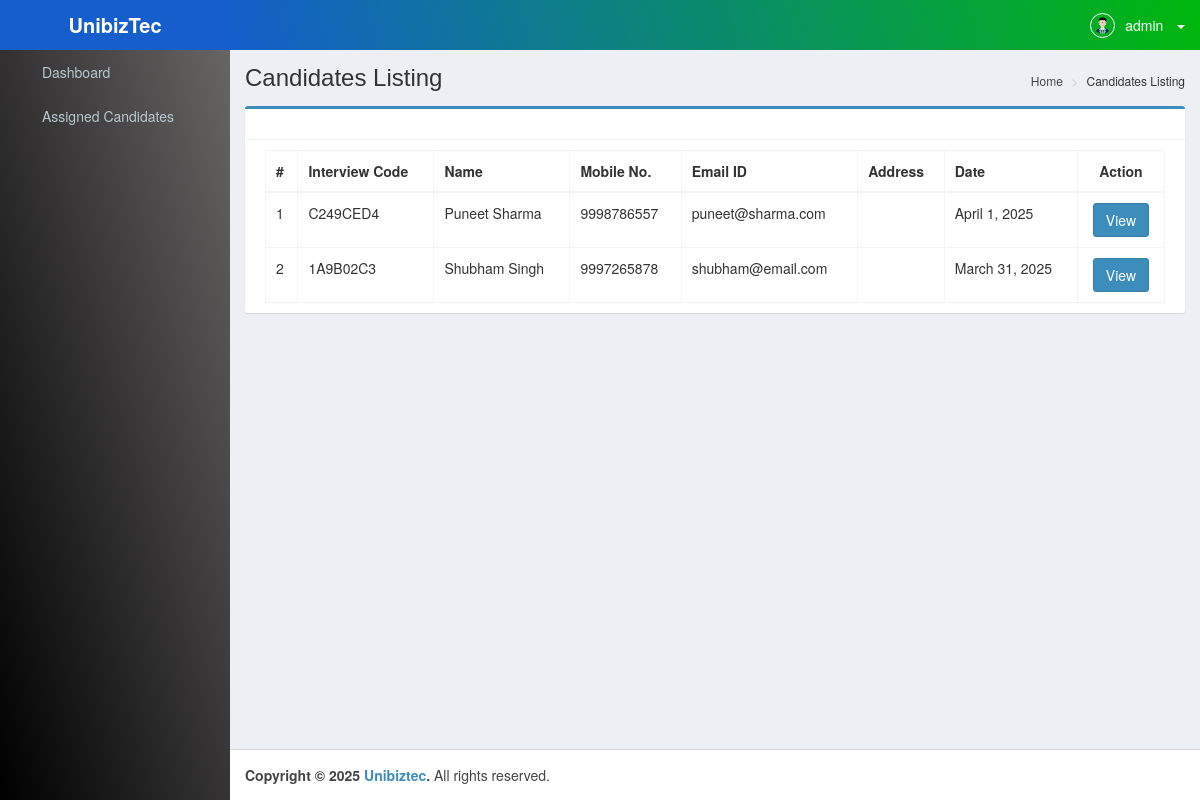
The app's page /candidates-listing/ (signed in), older data.
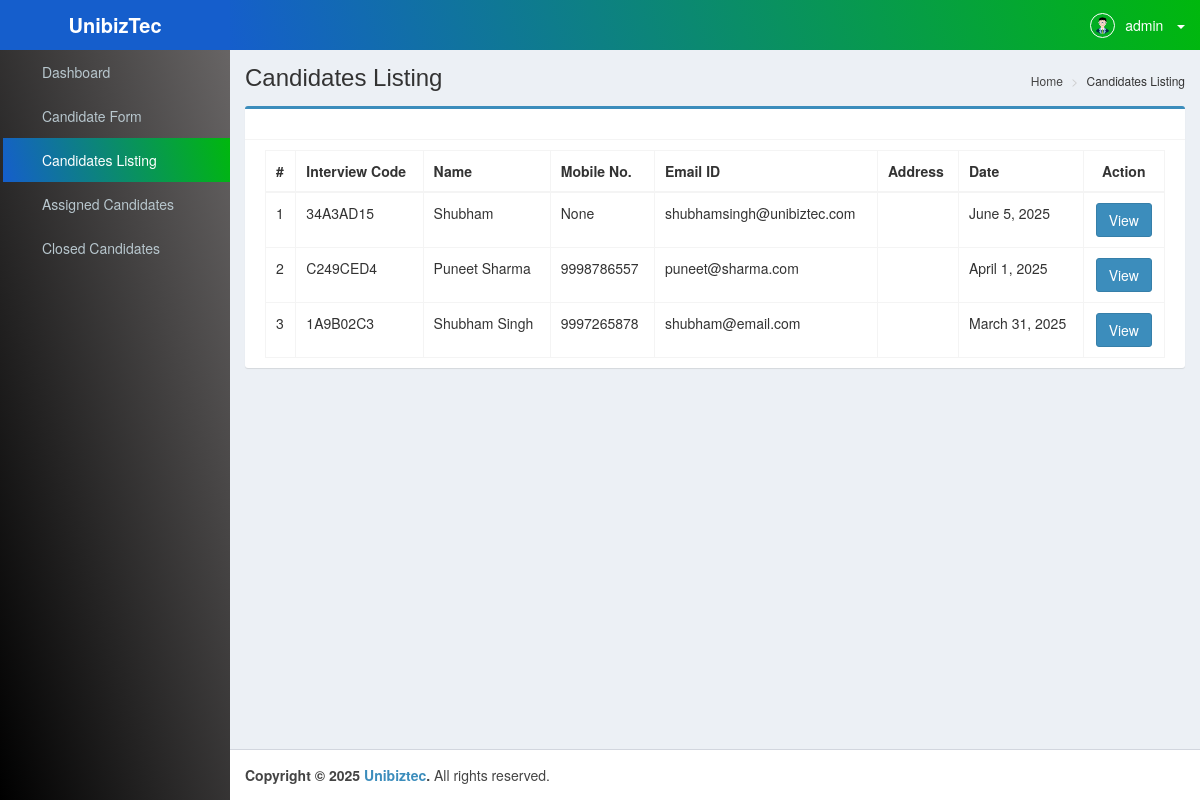
The same page, newer data.
### hrmsApp/models.py (models this page shows, shortened)
class Candidate(models.Model):
    token=models.CharField(max_length=15)
    dept_id=models.ForeignKey(Department,on_delete=models.CASCADE,related_name='candidate')
    apply_for=models.ForeignKey(JobRole, on_delete=models.CASCADE, related_name='candidates')
    int_date=models.DateField(default=date.today)
    referred=models.CharField(max_length=50)
    emp_name=models.CharField(max_length=70,null=True,blank=True)
    emp_id=models.CharField(max_length=30,null=True,blank=True)
    source=models.CharField(max_length=30,null=True,blank=True)
    location=models.CharField(max_length=50)
    shift=models.CharField(max_length=30)
    r_shift=models.CharField(max_length=30)
    name=models.CharField(max_length=70)
    father_name=models.CharField(max_length=70,null=True,blank=True)
    mobile=models.CharField(max_length=30,null=True,blank=True)
    email=models.EmailField(unique=True,null=True,blank=True)
    dob=models.DateField(null=True,blank=True)
    gender=models.CharField(max_length=30,null=True,blank=True)
    address=models.CharField(max_length=100,null=True,blank=True)
    designation=models.CharField(max_length=100,null=True,blank=True)
    salary=models.CharField(max_length=100,null=True,blank=True)
    doj=models.DateField(null=True,blank=True)
    reporting_time=models.CharField(max_length=100,null=True,blank=True)
    bgv_link=models.IntegerField(default=0)
    bgv_sent_on=models.DateField(null=True,blank=True)
    bgv_received_on=models.DateField(null=True,blank=True)
    doc_link=models.IntegerField(default=0)
    cand_status=models.IntegerField(default=0,help_text="0=>In Process | 1=>Rejected | 2=>On board")
    status=models.IntegerField(default=1)
    created_at = models.DateTimeField(auto_now_add=True)
    updated_at = models.DateTimeField(auto_now=True)

### hrmsApp/views.py (the view)
# urls.py: path('candidates-listing/',views.candidate_listing,name="candidates_listing"),
def candidate_listing(request):
    data = Candidate.objects.all().order_by('-id')
    return render(request, 'pages/candidate-list.html',{'data':data})

### hrmsApp/context_processors.py (called while the page is built)
def current_year(request):
    return {'current_year': datetime.datetime.now().year}

### hrmsApp/templates/pages/candidate-list.html (shortened to what this page needs)
{% extends 'layouts/base.html' %}
{% block content %}
{% load custom_tags %}
<div class="content-wrapper">
    <section class="content-header">
        <h1>
            Candidates Listing
        </h1>
        <ol class="breadcrumb">
            <li>
                <a href="{% url 'dashboard' %}"><i class="fa fa-dashboard"></i> Home</a>
            </li>
            <li>Candidates Listing</li>
        </ol>
    </section>
    <section class="content">
        <div class="row">
            <div class="col-md-12">
                <div class="box box-primary">
                    <div class="box-header with-border">
                    </div>
                        <div class="box-body">
                            <table id="can_table" class="table table-bordered table-hover">
                                <thead>
                                    <tr>
                                        <th>#</th>
                                        <th>Interview Code</th>
                                        <th>Name</th>
                                        <th>Mobile No.</th>
                                        <th>Email ID</th>
                                        <th>Address</th>
                                        <th>Date</th>
                                        <th>
                                            <center>Action</center>
                                        </th>
                                    </tr>
                                </thead>
                                <tbody>
                                    {% for d in data %}
                                    <tr>
                                        <td>{{ forloop.counter }}</td>
                                        <td>{{d.token}}</td>
                                        <td>{{d.name}}</td>
                                        <td>{{d.mobile}}</td>
                                        <td>{{d.email}}</td>
                                        <td>{{d.address|default:''}}</td>
                                        <td>{{d.int_date}}</td>
                                        <td>
                                            <center>
                                                <a class="btn btn-primary" href="{% url 'candidate_info' token=d.token %}">View</a>
                                            </center>
                                        </td>
                                    </tr>
                                    {% endfor %}
                                </tbody>
                            </table>
                        </div>
                </div>
            </div>
        </div>
    </section>
</div>
{% endblock content %}

Row changes from the older to the newer data that the page shows:
added Candidate: token "34A3AD15", name "Shubham", mobile "None", email "shubhamsingh@unibiztec.com", int_date "June 5, 2025"
Text that changed along with them:
text now shown: "Candidate Form Candidates Listing Closed Candidates"
